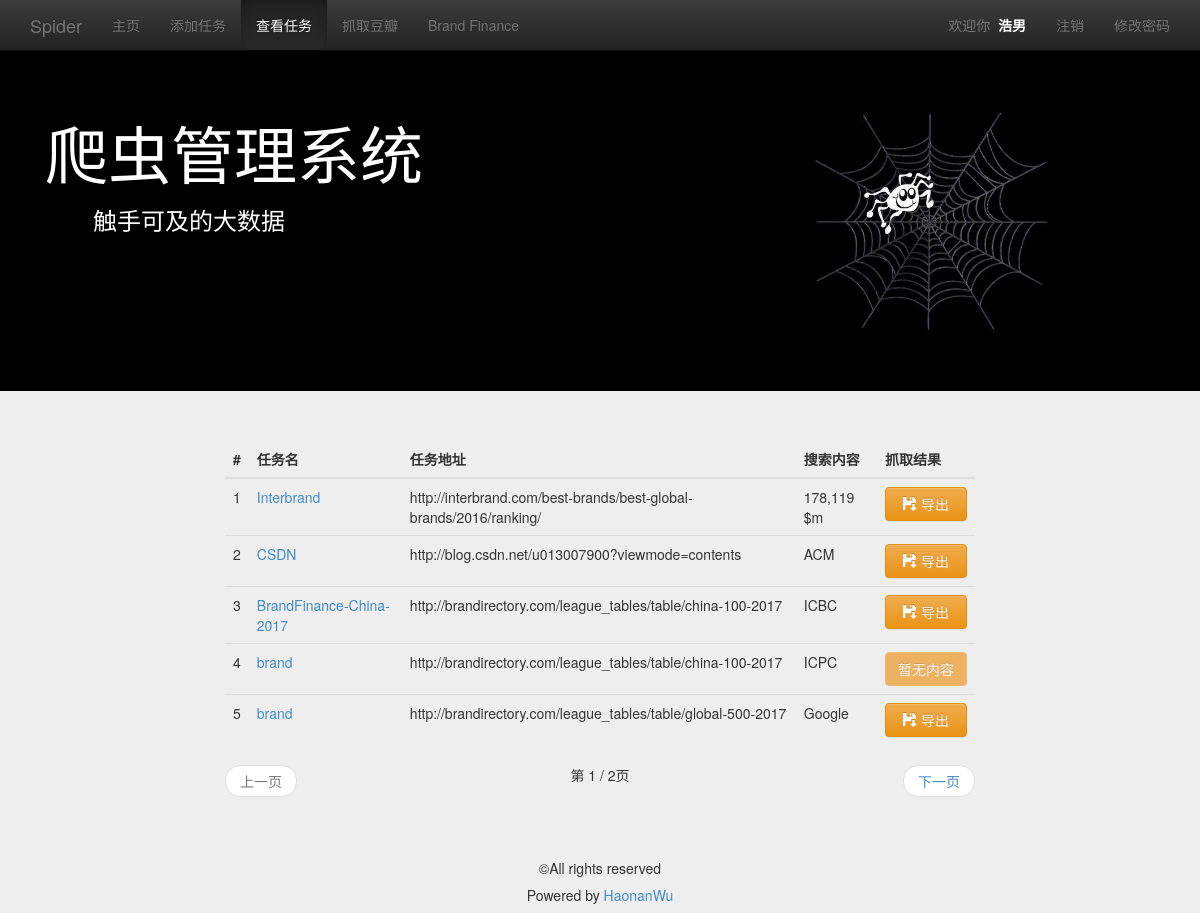
Page /view_task_list/ (signed in) on the committed database.
### management/models.py (models this page shows, shortened)
class MyUser(models.Model):
    user = models.OneToOneField(User)
    nickname = models.CharField(max_length=16)

class Task(models.Model):
    user = models.ForeignKey(MyUser, related_name='task')
    url = models.CharField(max_length=512, null=True)
    name = models.CharField(max_length=128)
    content = models.CharField(max_length=128, null=True)
    hasfile = models.BooleanField(default=False)
    method = models.BooleanField(default=True)
    class META:
        ordering = ['name']

### management/views.py (the view)
# urls.py: url(r'^view_task_list/$', views.view_task_list, name='view_task_list'),
@login_required
def view_task_list(request):
    user = request.user
    task_list = Task.objects.filter(user=user.myuser)
    paginator = Paginator(task_list, 5)
    page = request.GET.get('page')
    try:
        task_list = paginator.page(page)
    except PageNotAnInteger:
        task_list = paginator.page(1)
    except EmptyPage:
        task_list = paginator.page(paginator.num_pages)
    content = {
        'user': user,
        'active_menu': 'view_task',
        'task_list': task_list,
    }
    return render(request, 'management/view_task_list.html', content)

### templates/management/view_task_list.html (shortened to what this page needs)
{% extends "management/base.html" %} {% load staticfiles %} {% block title %}查看任务{% endblock %} {% block content %}
<div class="container">
    <div class="row">
        <div class="col-md-8 col-md-offset-2">
            <br>
            <table class="table table-hover">
                <thead>
                    <tr>
                        <th>#</th>
                        <th>任务名</th>
                        <th>任务地址</th>
                        <th>搜索内容</th>
                        <th>抓取结果</th>
                    </tr>
                </thead>
                <tbody>
                    {% for task in task_list %}
                    <tr>
                        <td>{{ forloop.counter }}</td>
                        <td><a href="{% url 'task_detail' %}?id={{ task.id }}">{{ task.name }}</a></td>
                        <td>{{ task.url }}</td>
                        <td>{{ task.content }}</td>
                        {% if task.hasfile == 0 %}
                        <td>
                            <button class="btn btn btn-warning btn-block" disabled=""> 暂无内容
                            </button>
                        </td>
                        {% else %}
                        <td>
                            <button class="btn btn btn-warning btn-block" type="export"
                                    onclick="begin_download({{ task.id }})"><span
                                    class="glyphicon glyphicon-floppy-save"></span> 导出
                            </button>
                        </td>
                        {% endif %}
                    </tr>
                    {% empty %}
                    <tr>
                        <td>暂无任务</td>
                    </tr>
                    {% endfor %}
                </tbody>
            </table>
            <nav>
                <ul class="pager">
                    {% if task_list.has_previous %}
                    <li class="previous"><a href="?typ={{ query_category }}&page={{ task_list.previous_page_number }}">上一页</a>
                    </li>
                    {% else %}
                    <li class="previous disabled"><a href="#">上一页</a></li>
                    {% endif %} 第 {{ task_list.number }} / {{ task_list.paginator.num_pages }}页 {% if task_list.has_next %}
                    <li class="next"><a href="?typ={{ query_category }}&page={{ task_list.next_page_number }}">下一页</a>
                    </li>
                    {% else %}
                    <li class="next disabled"><a href="#">下一页</a></li>
                    {% endif %}
                </ul>
            </nav>
        </div>
    </div>
</div>
{% endblock %}

### templates/management/base.html (shortened to what this page needs)
{% load staticfiles %}
<!DOCTYPE html>
<html lang="zh-cn">
<head>
    <link rel="stylesheet" type="text/css" href="{% static 'css/bootstrap.min.css' %}">
    <link rel="stylesheet" type="text/css" href="{% static 'css/bootstrap-theme.min.css' %}">
    <link rel="stylesheet" type="text/css" href="{% static 'css/base.css' %}">
</head>
<body>
<nav class="navbar navbar-inverse navbar-fixed-top" role="navigation">
    <div class="container">
        <div class="navbar-header">
            <a href="{% url 'homepage' %}" class="navbar-brand">Spider</a>
        </div>
        <div class="collapse navbar-collapse" id="navbar-collapse-basepage">
            <ul class="nav navbar-nav">
                <li id="homepage"><a href="{% url 'homepage' %}">主页</a></li>
                <li id="add_task"><a href="{% url 'add_task' %}">添加任务</a></li>
                <li id="view_task"><a href="{% url 'view_task_list' %}">查看任务</a></li>
                <li id="view_douban"><a href="{% url 'view_douban' %}">抓取豆瓣</a></li>
                <li id="view_brand_finance"><a href="{% url 'view_brand_finance' %}">Brand Finance</a></li>
            </ul>
            <ul class="nav navbar-nav navbar-right">
                {% if user %}
                    <li>
                        <p class="navbar-text">欢迎你&nbsp;&nbsp;<span id="base_name">{{ user.myuser.nickname }}</span></p>
                    </li>
                    <li><a href="{% url 'logout' %}">注销</a></li>
                    <li><a href="{% url 'set_password' %}">修改密码</a></li>
                {% else %}
                    <li><a href="{% url 'signup' %}">注册</a></li>
                    <li><a href="{% url 'login' %}">登录</a></li>
                {% endif %}
            </ul>
        </div>
    </div>
</nav>
<header class="jumbotron subhead" id="header-base">
    <div class="container">
        <div class="row">
            <div class="col-md-8">
                <h1>爬虫管理系统</h1>
                <h3>&emsp;&emsp;触手可及的大数据</h3>
            </div>
            <div class="col-md-4">
                <img src="{% static "img/spider.png" %}" style="width: 70%">
            </div>
        </div>
    </div>
</header>
{% block content %}{% endblock %}
<footer class="footer" role="contentinfo">
    <hr>
    <div class="container">
        <p class="text-center">©All rights reserved</p>
        <h5 class="text-center"> Powered by&nbsp;<a href="https://github.com/Mr-Phoebe">HaonanWu</a></h5>
    </div>
</footer>
</body>
</html>

### management/static/css/base.css (style rules this page uses)
body { padding-top: 50px; background-color: #eeeeee; }
#header-base { background-color: #000; color: #fff; }
#base_name { color: #fff; font-weight: bold; }

### rows in the picture
Task: name "Interbrand", url "http://interbrand.com/best-brands/best-global-brands/2016/ranking/", content "178,119 $m"
Task: name "CSDN", url "http://blog.csdn.net/u013007900?viewmode=contents", content "ACM"
Task: name "BrandFinance-China-2017", url "http://brandirectory.com/league_tables/table/china-100-2017", content "ICBC"
Task: name "brand", url "http://brandirectory.com/league_tables/table/china-100-2017", content "ICPC", hasfile "暂无内容"
Task: name "brand", url "http://brandirectory.com/league_tables/table/global-500-2017", content "Google"

### other values in the picture
{{ user.myuser.nickname }} "浩男"
{{ task_list.number }} "1"
{{ task_list.paginator.num_pages }} "2"
